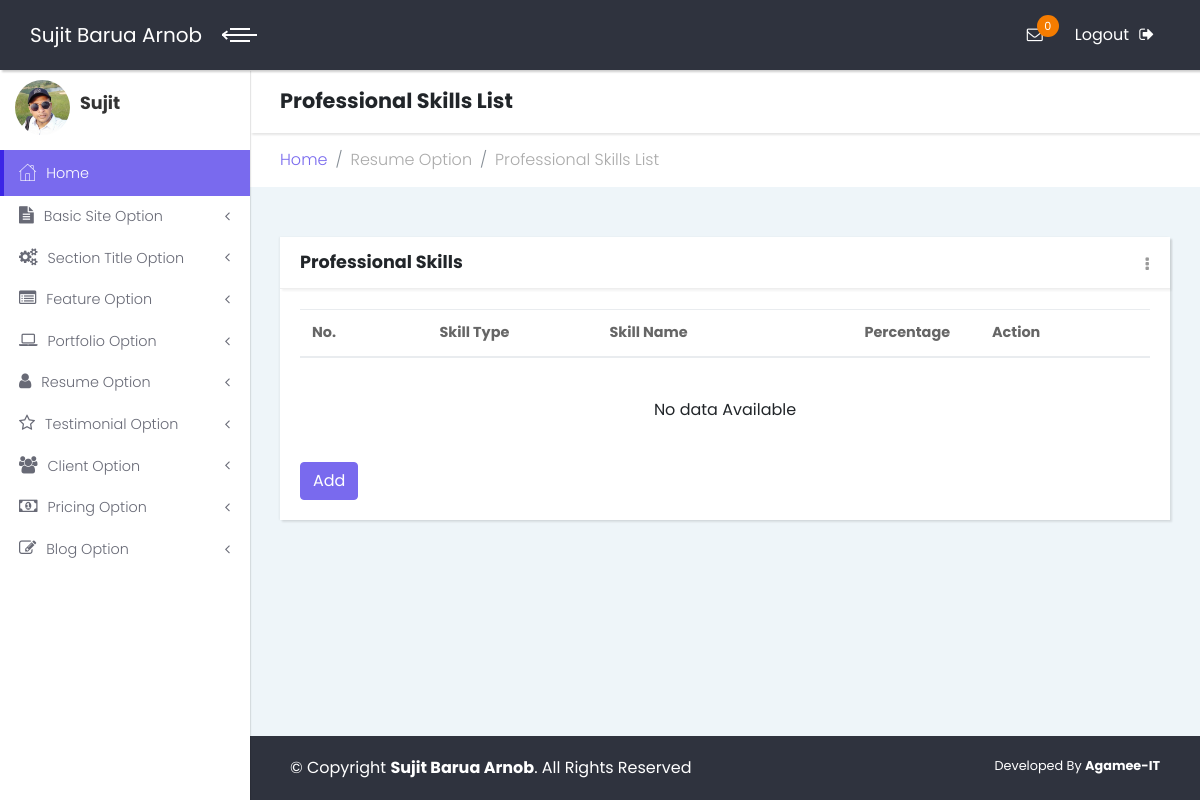
Before: /admin/profskillslist.php (signed in) with the older database file.
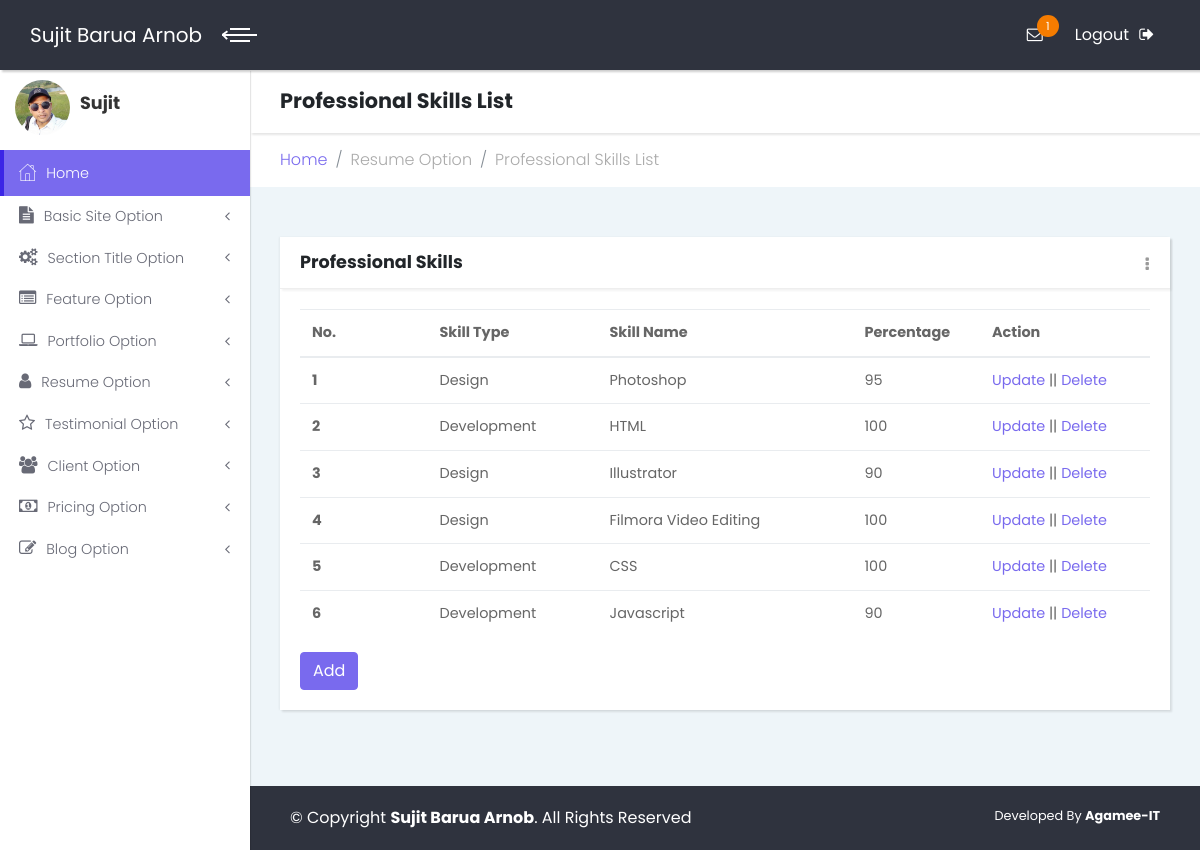
After: the same page with the newer database file.
### tables this page shows
CREATE TABLE `tbl_basic_info` (
  `id` int(11) NOT NULL,
  `name` varchar(255) NOT NULL,
  `nickname` varchar(100) NOT NULL,
  `logo` varchar(255) NOT NULL,
  `favicon` varchar(255) NOT NULL,
  `copyright` varchar(255) NOT NULL
);

CREATE TABLE `tbl_prof_skills` (
  `id` int(11) NOT NULL,
  `title` varchar(255) NOT NULL,
  `type` int(11) NOT NULL,
  `percentage` int(11) NOT NULL
);

CREATE TABLE `tbl_skill_type` (
  `id` int(11) NOT NULL,
  `title` varchar(255) NOT NULL
);

### lib/database.php (called while the page is built, shortened)
<?php
class Database{
	public $host   = DB_HOST;
	public $user   = DB_USER;
	public $pass   = DB_PASS;
	public $dbname = DB_NAME;
	public $link1;
	private function connecDB()
	{
		$this->link1 = new mysqli($this->host, $this->user, $this->pass, $this->dbname);
	}
	public function select($query)
	{
		$result = $this->link1->query($query) or die ($this->link1->error.__LINE__);
		if($result->num_rows > 0){
			return $result;
		}
		else{
			return false;
		}
	}
}
?>

### admin/profskillslist.php (the view, shortened to what the changed rows need)
<?php include "inc/header.php"; ?>
<?php include "inc/sidebar.php"; ?>
            <div class="content-inner">
                <header class="page-header">
                    <div class="container-fluid">
                        <h2 class="no-margin-bottom">Professional Skills List</h2>
                    </div>
                </header>
                <section class="tables">
                    <div class="container-fluid">
                        <div class="row">
                            <div class="col-md-12">
                                <div class="card">
                                    <div class="card-body">
                                        <table class="table">
                                            <thead>
                                                <tr>
                                                    <th width="15%">No.</th>
                                                    <th width="20%">Skill Type</th>
                                                    <th width="30%">Skill Name</th>
                                                    <th width="15%">Percentage</th>
                                                    <th width="20%">Action</th>
                                                </tr>
                                            </thead>
                                            <tbody>
<?php
	$query = "select * from tbl_prof_skills order by id asc";
    $i = 0;
	$post = $db->select($query);
	if($post)
	{
		while($result = $post->fetch_assoc())
		{
			$i++;
            $skill_type_id = $result["type"];
            $query1 = "select * from tbl_skill_type order by id asc";
            $post1 = $db->select($query1);
            if($post1)
            {
                while($result1 = $post1->fetch_assoc())
                {
                    if($skill_type_id == $result1["id"])
                        $skill_type = $result1["title"];
                }
            }
?>
                                                <tr>
                                                    <th scope="row" style="vertical-align:middle"><?php echo $i; ?></th>
                                                    <td scope="row" style="vertical-align:middle"><?php echo $skill_type; ?></td>
                                                    <td scope="row" style="vertical-align:middle"><?php echo $result['title']; ?></td>
                                                    <td scope="row" style="vertical-align:middle"><?php echo $result['percentage']; ?></td>
                                                    <td style="vertical-align:middle"><a class="actionLink" href="editprofsKills.php?profSkillId=<?php echo $result['id']; ?>">Update</a>  || <a class="actionLink" onclick= "return confirm('Are you sure to Delete This Professional Skill?');" href="?delProfSkillid=<?php echo $result['id'];?>">Delete</a></td>
                                                </tr>
<?php } } ?>
											</tbody>
                                        </table>
<?php if($i==0) { ?>
                                        <p class="text-center py-4">No data Available</p>
<?php } ?>
                                        <a href="addprofskills.php" class="btn btn-primary">Add</a>
                                    </div>
                                </div>
                            </div>
                           </div>
                    </div>
                </section>
<?php include "inc/footer.php"; ?>
            </div>
        </div>
    </div>
</body>
</html>

### admin/inc/header.php (shortened to what the changed rows need)
<?php include '../lib/database.php'; ?>
<?php
	$db = new Database();
?>
<!DOCTYPE html>
<html>
<head>
    <link rel="stylesheet" href="vendor/bootstrap/css/bootstrap.min.css">
    <link rel="stylesheet" href="vendor/font-awesome/css/font-awesome.min.css">
    <link rel="stylesheet" href="css/fontastic.css">
    <link rel="stylesheet" href="css/style.default.css" id="theme-stylesheet">
    <link rel="stylesheet" href="css/custom.css">
</head>
<body>
    <div class="page">
        <header class="header">
            <nav class="navbar">
                <div class="container-fluid">
                    <div class="navbar-holder d-flex align-items-center justify-content-between">
                        <div class="navbar-header">
                            <a href="index.php" class="navbar-brand">
<?php
    $query = "select * from tbl_basic_info";
    $getData = $db->select($query);
    if($getData)
    {
        while($result = $getData->fetch_assoc())
        {
?>
                                <div class="brand-text brand-big"><span><?php echo $result['name'];?></span></div>
<?php } } ?>
                            </a>
                        </div>
                        <ul class="nav-menu list-unstyled d-flex flex-md-row align-items-md-center">
<?php
		$query = "select count(id) as countId from tbl_contact where status=0";
		$getData = $db->select($query);
		if($getData)
		{
			while($result = $getData->fetch_assoc())
			{
				$countId = $result['countId'];
			}
		}
?>
                            <li class="nav-item dropdown"> <a id="messages" rel="nofollow" href="inbox.php" class="nav-link"><i class="fa fa-envelope-o"></i><span class="badge bg-orange"><?php echo $countId; ?></span></a>
                            </li>
                        </ul>
                    </div>
                </div>
            </nav>
        </header>

### admin/inc/sidebar.php (shortened to what the changed rows need)
        <div class="page-content d-flex align-items-stretch">
            <nav class="side-navbar">
<?php
    $query = "select * from tbl_basic_info";
    $getData = $db->select($query);
    if($getData)
    {
        while($result = $getData->fetch_assoc())
        {
?>
                <div class="sidebar-header d-flex align-items-center">
                    <div class="avatar"><img src="<?php echo $result['logo'];?>" alt="..." class="img-fluid rounded-circle"></div>
                    <div class="title">
                        <h1 class="h4"><?php echo $result['nickname'];?></h1>
                    </div>
                </div>
<?php } } ?>
            </nav>

### admin/inc/footer.php
<footer class="main-footer">
	<div class="container-fluid">
		<div class="row">
			<div class="col-sm-8">
<?php
$query = "select * from tbl_basic_info";
$getData = $db->select($query);
if($getData)
{
	while($result = $getData->fetch_assoc())
	{
?>
				&copy; Copyright <strong><span><?php echo $result['name'];?></span></strong>. All Rights Reserved
<?php } } ?>
			</div>
			<div class="col-sm-4 text-right">
				<p>Developed By <b><a href="#">Agamee-IT</a></b></p>
			</div>
		</div>
	</div>
</footer>

Changed rows visible on the page:
added tbl_prof_skills: tbl_skill_type.title "Design", title "Photoshop", percentage "95"
added tbl_prof_skills: tbl_skill_type.title "Development", title "HTML", percentage "100"
added tbl_prof_skills: tbl_skill_type.title "Design", title "Illustrator", percentage "90"
added tbl_prof_skills: tbl_skill_type.title "Design", title "Filmora Video Editing", percentage "100"
added tbl_prof_skills: tbl_skill_type.title "Development", title "CSS", percentage "100"
added tbl_prof_skills: tbl_skill_type.title "Development", title "Javascript", percentage "90"
Other visible differences:
$countId: "0" → "1"
text no longer shown: "No data Available"
